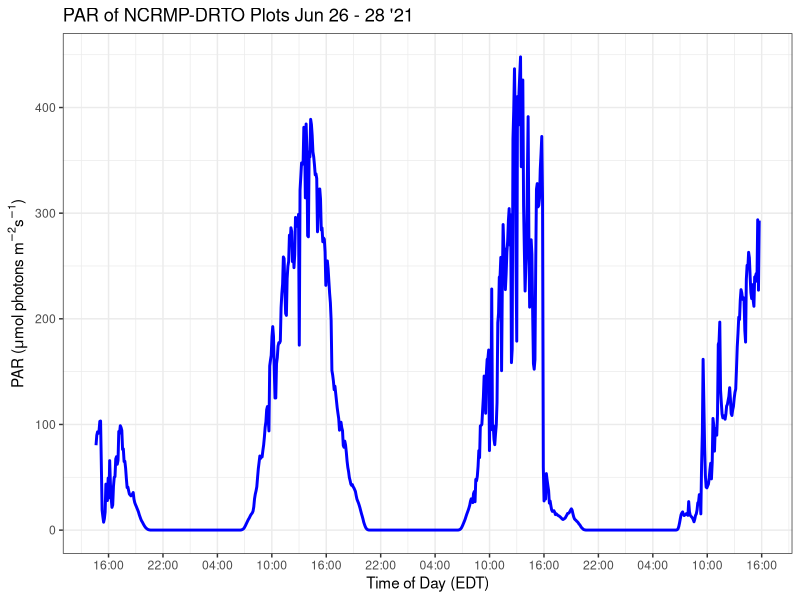
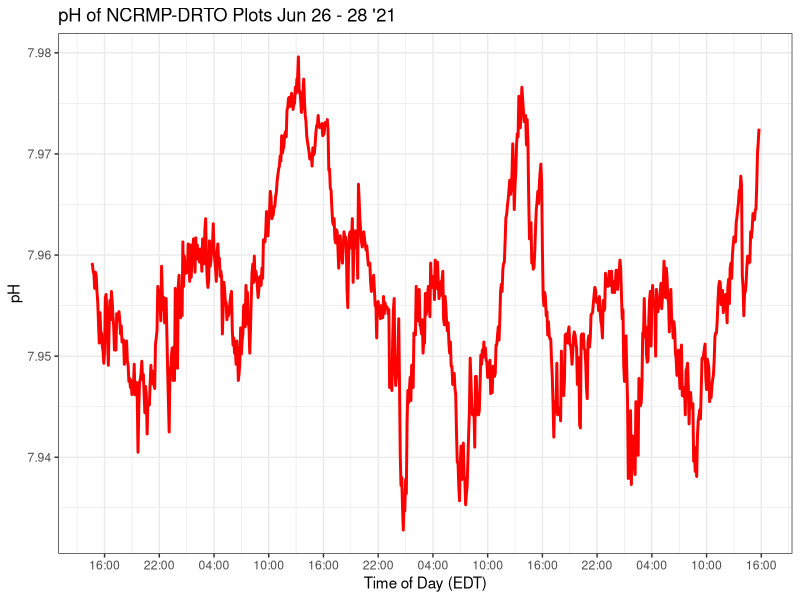
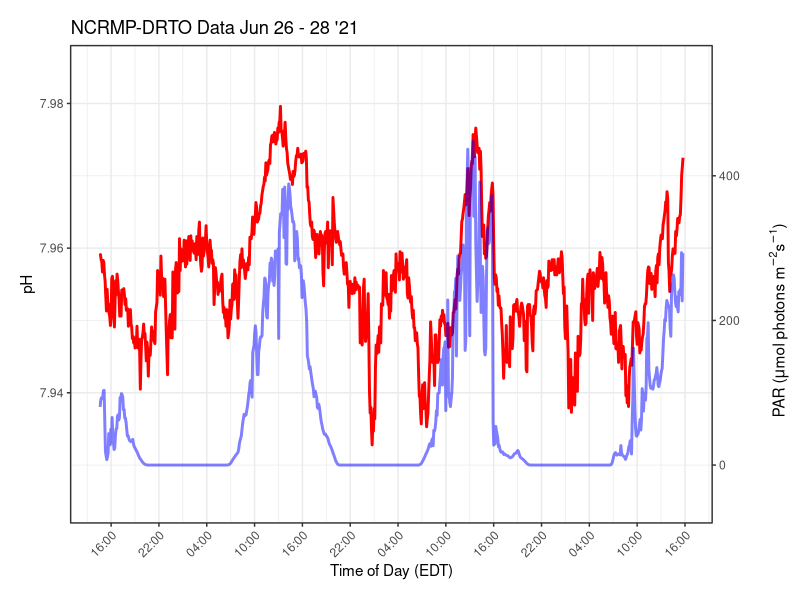
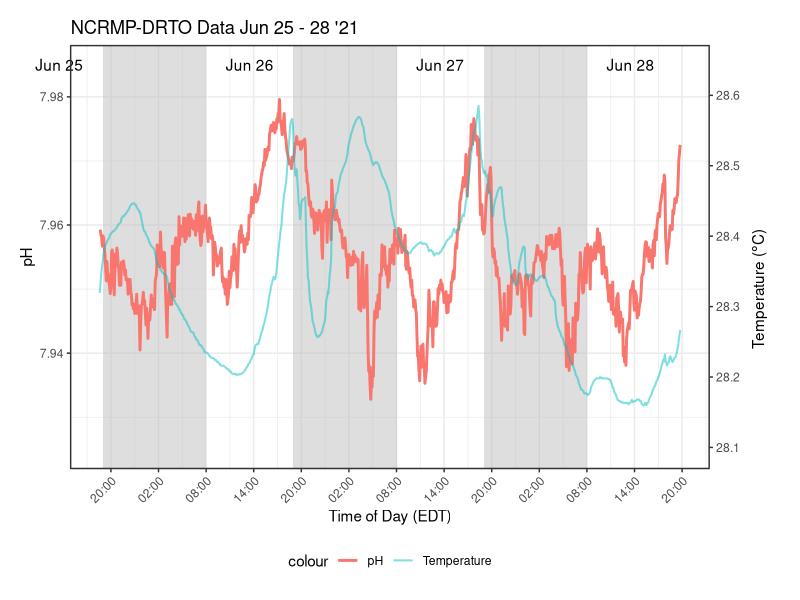

Write the R code that produced these figures, in order.
## ---- chunk 1
knitr::opts_chunk$set(echo = T, warning = F, message = F)

library(tidyverse)
library(lubridate)

## ---- chunk 2
  PAR <- read_csv('./DRTO_EcoPAR07062021.csv') %>%
          mutate(DateTime = mdy_hms(paste(Date, Time))) %>%
          select(DateTime, `PAR (CALC)`) %>%
          drop_na() %>%
          mutate(interval = 0:(nrow(.)-1) %/% 10) %>%
          group_by(interval) %>%
          summarise(DateTime = mean(DateTime),
                    PAR = mean(`PAR (CALC)`),
                    sd = sd(`PAR (CALC)`)) %>%
        select(-interval) %>%
  #manual start/stop time of monitoring
  filter(DateTime >= as.POSIXct('2021-06-25 18:35:00', tz='UTC') &
         DateTime <= as.POSIXct('2021-06-28 19:45:00', tz='UTC')) %>%
  mutate(DateTime = with_tz(DateTime, 'America/New_York'))
  
  pH <- read_csv('./DRTO_SeaFET07062021.csv') %>%
    select(DateTime = `DateTime (UTC+00:00)`,
           pH = `Internal pH (pH)`,
           Temperature = `pH Temperature (Celsius)`) %>%
    mutate(DateTime = parse_date_time(DateTime, '%m/%d/%Y %H:%M')) %>%
    #manual start/stop time of monitoring
   filter(DateTime >= as.POSIXct('2021-06-25 18:35:00', tz='UTC') &
         DateTime <= as.POSIXct('2021-06-28 19:45:00', tz='UTC')) %>%
  mutate(DateTime = with_tz(DateTime, 'America/New_York'))
## ---- chunk 3
PAR %>%
  ggplot(aes(x=DateTime, y=PAR)) +
  geom_line(color = "blue", size=1) + 
  theme_bw() +
  labs(title = "PAR of NCRMP-DRTO Plots Jun 26 - 28 '21",
       y = expression(paste("PAR (",mu,"mol photons m"^-2,"s"^-1,")")),
       x = "Time of Day (EDT)") +
  scale_x_datetime(date_breaks = "6 hour",
                   date_minor_breaks = "3 hour",
                   date_labels = "%H:%M")



pH %>%
  ggplot(aes(x=DateTime, y=pH)) +
  geom_line(color = "red", size=1) + 
  theme_bw() +
  labs(title = "pH of NCRMP-DRTO Plots Jun 26 - 28 '21",
       y = "pH",
       x = "Time of Day (EDT)") +
  scale_x_datetime(date_breaks = "6 hour",
                   date_minor_breaks = "3 hour",
                   date_labels = "%H:%M")

#pH and light combined-----
PAR.adj <- PAR %>%
  mutate(PAR = PAR*0.0001 + 7.93)

ggplot() +
  geom_line(data = pH, aes(x=DateTime, y=pH),
            color = "red", size=1) +
    geom_line(data = PAR.adj, aes(x=DateTime, y=PAR),
            color = "blue", size=1, alpha = 0.5) +
  labs(title = "NCRMP-DRTO Data Jun 26 - 28 '21",
       y = "pH",
       x = "Time of Day (EDT)") +
  scale_y_continuous(limits = c(7.93,7.98), sec.axis = sec_axis(~(.-7.93)/0.0001)) +
  scale_x_datetime(date_breaks = "6 hour",
                   date_minor_breaks = "3 hour",
                   date_labels = "%H:%M") +
  annotate("text",
           label = expression(paste("PAR (",mu,"mol photons m"^-2,"s"^-1,")")),
           angle=90,
           x = max(pH$DateTime+(3600*12)),
           y = 7.95) + 
  coord_cartesian(ylim = c(7.925,7.985),
                    xlim = c(min(pH$DateTime),max(pH$DateTime)),
                    expand = T,
                    clip = 'off') +
  theme_bw() +
  theme(axis.text.x = element_text(angle = 45, hjust = 1),
          plot.margin = unit(c(1,3,1,1), "lines"))


#pH and temp combined -----
pH$Temp.adj <- (pH$Temperature * 0.1099) + 4.8371

ggplot(data = pH) +
  annotate("rect",
          xmin = seq.POSIXt(as.POSIXct('2021-06-25 19:00:00', tz='EST'),
                         by = "day", length.out = 3),
          xmax = seq.POSIXt(as.POSIXct('2021-06-26 08:00:00', tz='EST'),
                         by = "day", length.out = 3),
          ymin = -Inf, ymax = Inf,
          fill="grey", alpha=0.5) +
  geom_line(aes(x=DateTime, y=pH, color = "pH"),
            size=1) +
  geom_line(aes(x=DateTime, y=Temp.adj, color = "Temperature"),
            size=0.7, alpha = 0.5) +
  labs(title = "NCRMP-DRTO Data Jun 25 - 28 '21",
       y = "pH",
       x = "Time of Day (EDT)") +
  scale_y_continuous(limits = c(7.925,7.985), sec.axis = sec_axis(~(.-4.8371)/0.1099)) +
  scale_x_datetime(date_breaks = "6 hour",
                   date_minor_breaks = "3 hour",
                   date_labels = "%H:%M") +
  annotate("text",
           label = expression(paste("Temperature (",degree,"C)")),
           angle=90,
           x = max(pH$DateTime+(3600*10)),
           y = 7.95) + 
  coord_cartesian(ylim = c(7.925,7.985),
                    xlim = c(min(pH$DateTime),max(pH$DateTime)),
                    clip = 'off',
                    expand = T) +
  theme_bw() +
  theme(axis.text.x = element_text(angle = 45, hjust = 1),
          plot.margin = unit(c(1,3,1,1), "lines"),
        legend.position = "bottom") +
  annotate("text",
          label = paste("Jun", 25:28),
          x = seq.POSIXt(as.POSIXct('2021-06-25 13:30:00', tz='EST'),
                         by = "day", length.out = 4),
          y = 7.985)
